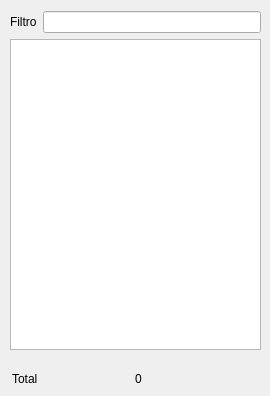
<?xml version="1.0" encoding="UTF-8"?>
<ui version="4.0">
 <class>TxtSave</class>
 <widget class="QWidget" name="TxtSave">
  <property name="geometry">
   <rect>
    <x>0</x>
    <y>0</y>
    <width>270</width>
    <height>396</height>
   </rect>
  </property>
  <property name="windowTitle">
   <string>Form</string>
  </property>
  <widget class="QListWidget" name="listWidget">
   <property name="geometry">
    <rect>
     <x>10</x>
     <y>39</y>
     <width>251</width>
     <height>311</height>
    </rect>
   </property>
  </widget>
  <widget class="QLabel" name="lblTotale">
   <property name="geometry">
    <rect>
     <x>12</x>
     <y>371</y>
     <width>29</width>
     <height>16</height>
    </rect>
   </property>
   <property name="text">
    <string>Total</string>
   </property>
  </widget>
  <widget class="QLabel" name="lblTotal">
   <property name="geometry">
    <rect>
     <x>135</x>
     <y>371</y>
     <width>81</width>
     <height>16</height>
    </rect>
   </property>
   <property name="text">
    <string>0</string>
   </property>
  </widget>
  <widget class="QWidget" name="layoutWidget">
   <property name="geometry">
    <rect>
     <x>10</x>
     <y>10</y>
     <width>251</width>
     <height>24</height>
    </rect>
   </property>
   <layout class="QHBoxLayout" name="horizontalLayout">
    <item>
     <widget class="QLabel" name="lblFiltro">
      <property name="text">
       <string>Filtro</string>
      </property>
     </widget>
    </item>
    <item>
     <widget class="QLineEdit" name="lineEdit"/>
    </item>
   </layout>
  </widget>
 </widget>
 <resources/>
 <connections/>
</ui>
